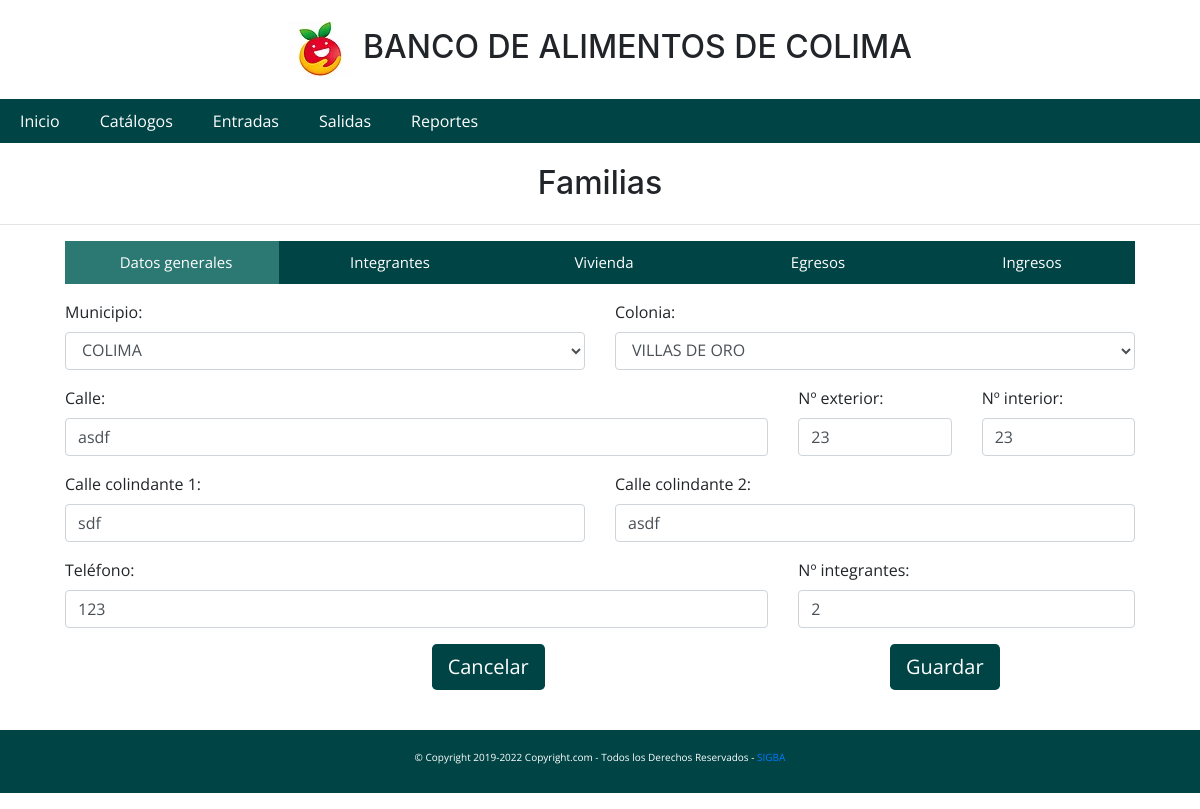
The app's page /catalogos/familiasadd.php, older data.
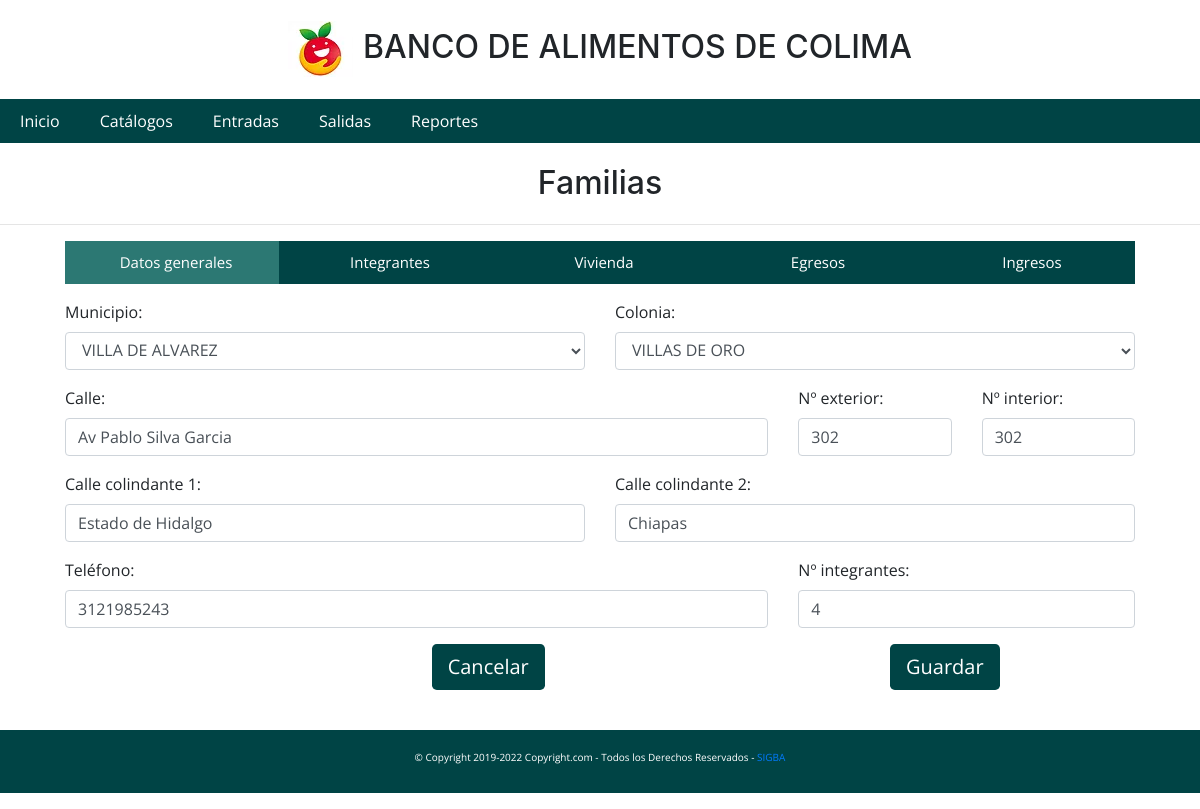
The same page, newer data.
### tables this page shows
CREATE TABLE `familias` (
  `id` int(11) NOT NULL,
  `calle` varchar(100) DEFAULT NULL,
  `telefono` varchar(10) DEFAULT '',
  `colonia` int(11) DEFAULT NULL,
  `municipio` int(11) DEFAULT NULL,
  `integrantes` varchar(50) DEFAULT '',
  `ingresototal` double(10,2) DEFAULT NULL,
  `num_Interno` varchar(50) DEFAULT NULL,
  `num_Externo` varchar(50) DEFAULT NULL,
  `calle_col1` varchar(50) DEFAULT NULL,
  `calle_col2` varchar(50) DEFAULT NULL,
  `estatus` int(11) NOT NULL
);

CREATE TABLE `municipios` (
  `id` int(11) NOT NULL,
  `nombre` varchar(100) DEFAULT NULL
);

CREATE TABLE `colonias` (
  `id` int(11) NOT NULL,
  `fk_municipio` int(11) DEFAULT NULL,
  `nombre` varchar(100) DEFAULT NULL
);

### catalogos/familiasadd.php (the view, shortened to what this page needs)
<!DOCTYPE html>
<html lang="en">
<head>
    <link rel="stylesheet" href="../Frameworks/css/estilo.css">
</head>
<body>
    <h1 class="titulo">Familias</h1>
    <hr>
    <div class="tabla-lg">
        <div class="container">
            <div class="row">
                <div class="col-12">
                    <div class="navmenu">
                        <ul class="tabs">
                            <li><a href="#tab1"><span class="fa fa-home"></span><span class="tab-text">Datos
                                        generales</span></a>
                            </li>
                            <li><a href="#tab2"><span class="fa fa-briefcase"></span><span
                                        class="tab-text">Integrantes</span></a>
                            </li>
                            <li><a href="#tab3"><span class="fa fa-group"></span><span
                                        class="tab-text">Vivienda</span></a>
                            </li>
                            <li><a href="#tab4"><span class="fa fa-bookmark"></span><span
                                        class="tab-text">Egresos</span></a>
                            </li>
                            <li><a href="#tab5"><span class="fa fa-briefcase"></span><span
                                        class="tab-text">Ingresos</span></a></li>
                        </ul>
                    </div>
                </div>
            </div>
            <div class="secciones">
                <?php
                include('procesos/conexion.php');
                $sql = "SELECT * FROM familias where estatus = 0";
                $resultado = mysqli_query($conn,$sql);
                $rows = mysqli_fetch_array($resultado);
                ?>
                <div class="hide" id="tab1">
                    <form action="" id="familias">
                        <div class="row">
                            <div class="col-6">
                                <div class="form-group">
                                    <label for="">Municipio:</label>
                                    <?php include('procesos/conexion.php');
                                    $query = "SELECT * FROM municipios";
                                    $resultado = mysqli_query($conn,$query);
                                    ?>
                                    <select id="municipio" class="form-control" onchange="cambiarcolonias()" required>
                                        <?php  while ($municipios = mysqli_fetch_array($resultado)) { ?>
                                        <option value="<?=$municipios['id']?>"
                                            <?php if ($rows['municipio'] == $municipios['id']) { echo "selected";}?>>
                                            <?=$municipios['nombre']?></option>
                                        <?php }?>
                                    </select>
                                </div>
                            </div>
                            <div class="col-6">
                                <div class="form-group">
                                    <label for="">Colonia:</label>
                                    <?php include('procesos/conexion.php');
                                    $idcol = $rows['municipio'];
                                    $queryc = "SELECT * FROM colonias where fk_municipio ='$idcol'";
                                    $resultadoc = mysqli_query($conn,$queryc);
                                    ?>
                                    <select id="colonia" class="form-control" required>
                                        <?php  while ($colonias = mysqli_fetch_array($resultadoc)) { ?>
                                        <option value="<?=$colonias['id']?>"
                                            <?php if ($rows['colonia'] == $colonias['id']) { echo "selected";}?>>
                                            <?=$colonias['nombre']?></option>
                                        <?php }?>
                                    </select>
                                </div>
                            </div>
                        </div>
                        <div class="row">
                            <div class="col-8">
                                <div class="form-group">
                                    <label for="">Calle:</label>
                                    <input type="text" id="calle" value="<?=$rows['calle']?>" class="form-control"
                                        required>
                                </div>
                            </div>
                            <div class="col-2">
                                <div class="form-group">
                                    <label for="">Nº exterior:</label>
                                    <input type="text" id="numext" value="<?=$rows['num_Externo']?>"
                                        class="form-control" required>
                                </div>
                            </div>
                            <div class="col-2">
                                <div class="form-group">
                                    <label for="">Nº interior:</label>
                                    <input type="text" id="numint" value="<?=$rows['num_Interno']?>"
                                        class="form-control" required>
                                </div>
                            </div>
                        </div>
                        <div class="row">
                            <div class="col-6">
                                <div class="form-group">
                                    <label for="">Calle colindante 1:</label>
                                    <input type="text" id="callecol1" value="<?=$rows['calle_col1']?>"
                                        class="form-control" required>
                                </div>
                            </div>
                            <div class="col-6">
                                <div class="form-group">
                                    <label for="">Calle colindante 2:</label>
                                    <input type="text" id="callecol2" value="<?=$rows['calle_col2']?>"
                                        class="form-control" required>
                                </div>
                            </div>
                        </div>
                        <div class="row">
                            <div class="col-8">
                                <div class="form-group">
                                    <label for="">Teléfono:</label>
                                    <input type="text" id="telefono" value="<?=$rows['telefono']?>" class="form-control"
                                        required>
                                </div>
                            </div>
                            <div class="col">
                                <div class="form-group">
                                    <label for="">Nº integrantes:</label>
                                    <input type="number" min="1" max="10" id="integrantes"
                                        value="<?=$rows['integrantes']?>" class="form-control" required>
                                </div>
                            </div>
                        </div>
                        <div class="row">
                            <div class="col-4"></div>
                            <div class="col-3">
                                <a href="familias.php" class="btn btn-lg btn-primary"
                                    title="Ir la página anterior">Cancelar</a>
                            </div>
                            <div class="col-2"></div>
                            <div class="col-3">
                                <button class="btn btn-lg btn-primary" type="submit">Guardar</button>
                            </div>
                        </div>
                    </form>
                </div>
            </div>
        </div>
    </div>
</body>
</html>

### Frameworks/css/estilo.css (style rules this page uses)
* { margin: 0px; padding: 0px; font-family: 'Open Sans', sans-serif; }
.tabla-lg { padding: 0px 50px 30px 50px; }
ul, ol { list-style: none; }
.nave>li { float: left; }
#navegacion { width: 100%; font-family: Arial, Helvetica, sans-serif; height: 44px; background-color: #004445; }
.nave li a { background-color:#004445; color: #fff; text-decoration: none; padding: 10px 20px; display: block; }
.titulo { text-align: center }
.logo { padding-right: 10px; }
#footer { margin-top: 10px; text-align: center; color: #fff; background-color: #004445; font-size: 10px; padding: 20px 0 20px; }
li { list-style-type: none; }
.menu-pegajoso { z-index: 1000; width: 100%; position: sticky; top:0; }
.btn { background-color: #004445; color: white; border: black; }
ul.tabs { width: 100%; background: #004445; list-style: none; display: flex; }
.navmenu>ul { justify-content: space-around; }
ul.tabs li { width: 100%; height: 42.5px }
ul.tabs li a { color: #fff; text-decoration: none; font-size: 15px; text-align: center; display: block; padding: 10px 0px; }
.active { background: #2C7873; }
ul.tabs li a .tab-text { margin-left: 8px; }
.secciones { width: 100%; background: #fff; }

Row changes from the older to the newer data that the page shows:
removed familias: municipio.nombre "COLIMA", colonia.nombre "VILLAS DE ORO", calle "asdf", num_Externo "23", num_Interno "23", calle_col1 "sdf", calle_col2 "asdf", telefono "123", integrantes "2"
added familias: municipio.nombre "VILLA DE ALVAREZ", colonia.nombre "VILLAS DE ORO", calle "Av Pablo Silva Garcia", num_Externo "302", num_Interno "302", calle_col1 "Estado de Hidalgo", calle_col2 "Chiapas", telefono "3121985243", integrantes "4"
